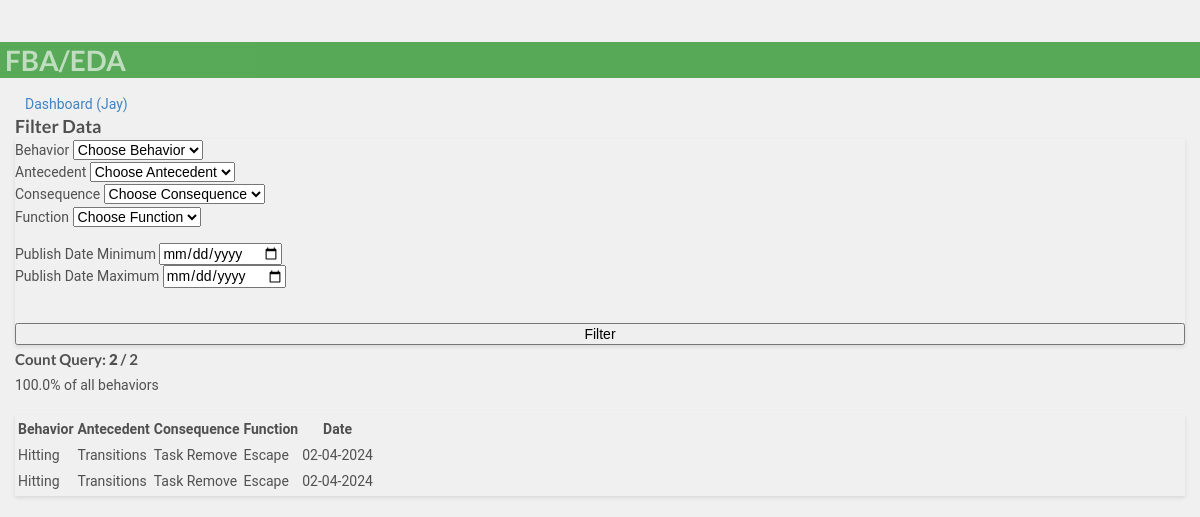
/filter_data/4/, run on the app's committed database.
### bip/models.py (models this page shows, shortened)
class Student(models.Model):
        studentname= models.CharField(max_length=30,verbose_name= 'Name', null=True, blank=True)
        slug = models.SlugField(max_length=150,null=False,unique=False,blank=False,
        verbose_name=("Unique Identifier"),
        help_text=(
            "*Unique Identification allows another to use FBO form if provided by you only"
        ),
    )
        user_student = models.ForeignKey(CustomUser, on_delete=models.CASCADE,  default=None,related_name="postts")

class Case(models.Model):
        student= models.ForeignKey(Student,on_delete=models.CASCADE)
        behavior = models.ForeignKey(Behavior, on_delete=models.CASCADE)
        user = models.ForeignKey(CustomUser, on_delete=models.CASCADE, default=None)
        anticedent = models.ForeignKey(Anticedent,on_delete=models.CASCADE, verbose_name='Antecedent')
        function = models.ForeignKey(Function,on_delete=models.CASCADE)
        consequence = models.ForeignKey(Consequence,on_delete=models.CASCADE)
        enviroment = models.ForeignKey(Enviroment,on_delete=models.CASCADE, null=True, blank=True, verbose_name='Setting')
        date_created = models.DateField(null=True, blank=True, default=timezone.now, verbose_name='Date')
        duration = models.PositiveIntegerField(null=True, blank=True, verbose_name='Duration(Sec)')
        time = models.TimeField(null=True, blank=True)
        frequency = models.PositiveIntegerField(null=True, blank=True,  default=1, verbose_name='Frequency')
        intensity = models.PositiveIntegerField(null=True, blank=True,  default=1, validators=[
            MinValueValidator(1, message='Intensity must be at least 1(Mild).'),
            MaxValueValidator(3, message='Intensity options are 1(Mild), 2(Moderate),and 3(Severe).')
        ],
        verbose_name='Intensity')
        class Meta:
            ordering = ['-date_created']

class Behavior(models.Model):
        behaviorincident = models.CharField(max_length=30,verbose_name= 'Behavior')
        behavior_definition = models.CharField(null=True, blank=True, max_length=1000,verbose_name= 'Behavior Definition')
        intensity_definition = models.TextField(max_length=1000, null=True, blank=True,verbose_name= 'Define Intensity for 1(Mild), 2(Moderate), 3(Severe)')
        student= models.ForeignKey(Student,on_delete=models.CASCADE)
        user = models.ForeignKey(CustomUser, on_delete=models.CASCADE,  default=None)
        def __str__(self):
          return self.behaviorincident

class Anticedent(models.Model):
        anticedentincident = models.CharField(max_length=50,verbose_name= 'Antecedent', null=True, blank=True)
        student= models.ForeignKey(Student,on_delete=models.CASCADE)
        anticedent_definition = models.CharField(null=True, blank=True, max_length=1000, verbose_name= 'Antecedent Definition')
        user = models.ForeignKey(CustomUser, on_delete=models.CASCADE,  default=None)
        def __str__(self):
          return self.anticedentincident

class Consequence(models.Model):
        behaviorconsequence = models.CharField(max_length=30, null=True, blank=True,verbose_name= 'Consequence')
        student= models.ForeignKey(Student,on_delete=models.CASCADE)
        user = models.ForeignKey(CustomUser, on_delete=models.CASCADE,  default=None)
        def __str__(self):
          return self.behaviorconsequence

class Function(models.Model):
        behaviorfunction = models.CharField(max_length=30, null=True, blank=True,verbose_name= 'Function')
        student= models.ForeignKey(Student,on_delete=models.CASCADE)
        user = models.ForeignKey(CustomUser, on_delete=models.CASCADE,  default=None)
        def __str__(self):
          return self.behaviorfunction

### bip/views.py (the view)
# urls.py: path('filter_data/<pk>/', views.filter_data, name='filter_data'),
def filter_data(request, pk):
    student = get_object_or_404(Student, pk=pk)
    student_cases = student.case_set.all()
    behavior_query = request.GET.get('behavior')
    anticedent_query = request.GET.get('anticedent')
    consequence_query = request.GET.get('consequence')
    function_query = request.GET.get('function')
    date_min = request.GET.get('date_min')
    date_max = request.GET.get('date_max')
    qs = student_cases
    if is_valid_queryparam(behavior_query) and behavior_query != 'Choose Behavior':
        qs = qs.filter(Q(behavior__behaviorincident=behavior_query))
    if is_valid_queryparam(anticedent_query) and anticedent_query != 'Choose Antecedent':
        qs = qs.filter(Q(anticedent__anticedentincident=anticedent_query))
    if is_valid_queryparam(consequence_query) and consequence_query != 'Choose Consequence':
        qs = qs.filter(Q(consequence__behaviorconsequence=consequence_query))
    if is_valid_queryparam(function_query) and function_query != 'Choose Function':
        qs = qs.filter(Q(function__behaviorfunction=function_query))
    if is_valid_queryparam(date_min):
        qs = qs.filter(Q(date_created__gte=date_min))
    if is_valid_queryparam(date_max):
        qs = qs.filter(Q(date_created__lt=date_max))
    qs_count = qs.count()
    total_beh = student_cases.count()
    beh_devide = (qs_count / total_beh) * 100 if total_beh else None
    context = {
        'queryset': qs,
        'student_cases': student_cases,
        'behaviorset': student.behavior_set.all(),
        'anticedentset': student.anticedent_set.all(),
        'functionset': student.function_set.all(),
        'consequenceset': student.consequence_set.all(),
        'case': Case.objects.all(),
        'qs_count': qs_count,
        'student': student,
        'values': request.GET,
        'total_beh': total_beh,
        'beh_devide': beh_devide
    }
    return render(request, 'bip/filter_data.html', context)

### bip/context_processors.py (called while the page is built)
def user_context(request):
    user = get_user(request)
    return {'user': user}

### bip/views.py (called while the page is built)
def is_valid_queryparam(param):
    return param != '' and param is not None

### bip/templates/bip/filter_data.html (shortened to what this page needs)
{% extends 'partials/base.html' %}
{% block content %}
{% load crispy_forms_tags %}
<div class="container mt-4">
  <a class="btn btn-outline-info btn-sm btn-block" href="{% url 'bip:dashboard' student.id %}">Dashboard ({{student.studentname}})</a>
  <br>
  <div class="text-center mb-4">
    <h3>Filter Data</h3>
  </div>
  <div class="card">
    <div class="card-body">
  <form method="GET" action="." class="filter-form">
    <div class="form-row">
      <div class="form-group col-md-2">
        <label for="behavior">Behavior</label>
        <select id="behavior" class="form-control" name="behavior">
          <option selected>Choose Behavior</option>
        </select>
      </div>
      <div class="form-group col-md-2">
        <label for="anticedent">Antecedent</label>
        <select id="anticedent" class="form-control" name="anticedent">
          <option selected>Choose Antecedent</option>
        </select>
      </div>
      <div class="form-group col-md-2">
        <label for="consequence">Consequence</label>
        <select id="consequence" class="form-control" name="consequence">
          <option selected>Choose Consequence</option>
        </select>
      </div>
      <div class="form-group col-md-2">
        <label for="function">Function</label>
        <select id="function" class="form-control" name="function">
          <option selected>Choose Function</option>
        </select>
      </div>
    </div>
    <div class="form-row">
      <div class="form-group col-md-2 col-lg-2">
        <label for="publishDateMin">Publish Date Minimum</label>
        <input type="date" class="form-control" id="publishDateMin" name="date_min">
      </div>
      <div class="form-group col-md-2 col-lg-2">
        <label for="publishDateMax">Publish Date Maximum</label>
        <input type="date" class="form-control" id="publishDateMax" name="date_max">
      </div>
    </div>
    <button type="submit" class="btn btn-success btn-filter">Filter</button>
  </form>
  </div>
</div>
  <div class="query-count text-center my-4">
    <h4>Count Query: <b>{{ qs_count }}</b> / {{ total_beh }}</h4>
    <p>{{ beh_devide|floatformat:1 }}% of all behaviors</p>
  </div>
  <div class="row">
    <div class="col-md">
      <div class="card">
        <div class="card-body">
          <table class="table table-hover">
            <tr>
              <th>Behavior</th>
              <th>Antecedent</th>
              <th>Consequence</th>
              <th>Function</th>
              <th>Date</th>
            </tr>
            {% for attributes in queryset %}
            <tr>
              <td>{{ attributes.behavior }}</td>
              <td>{{ attributes.anticedent }}</td>
              <td>{{ attributes.consequence }}</td>
              <td>{{ attributes.function }}</td>
              <td>{{ attributes.date_created|date:'m-d-Y' }}</td>
            </tr>
            {% endfor %}
          </table>
        </div>
      </div>
    </div>
  </div>
</div>
{% endblock %}

### staticfiles/static_cdn/static_root/css/style.css (style rules this page uses)
body { background: white }
body { padding-top: 3rem; padding-bottom: 3rem; color: rgb(var(--bs-tertiary-color-rgb)); }

### bip/templates/bip/filter_data.html (style rules this page uses)
body { font-family: 'Roboto', sans-serif; background-color: #f0f0f0; color: #505050; line-height: 1.6; }
.container { max-width: 1200px; margin: auto; padding: 15px; }
.filter-form .form-row { margin-bottom: 15px; }
.form-group { margin-right: 10px; }
.btn-filter { margin-top: 20px; width: 100%; }
.query-count h4, .query-count p { margin: 5px 0; }
.card { box-shadow: 0 2px 4px rgba(0, 0, 0, 0.1); }
.table { margin-top: 20px; }
.btn-outline-info { width: 100%; padding: 10px; margin-bottom: 20px; }

### data on the page
Student: studentname "Jay"
Case: behavior "Hitting", anticedent "Transitions", consequence "Task Remove", function "Escape", date_created "02-04-2024"
Case: behavior "Hitting", anticedent "Transitions", consequence "Task Remove", function "Escape", date_created "02-04-2024"

### other printed values
{{ qs_count }} "2"
{{ total_beh }} "2"
{{ beh_devide|floatformat:1 }} "100.0"
